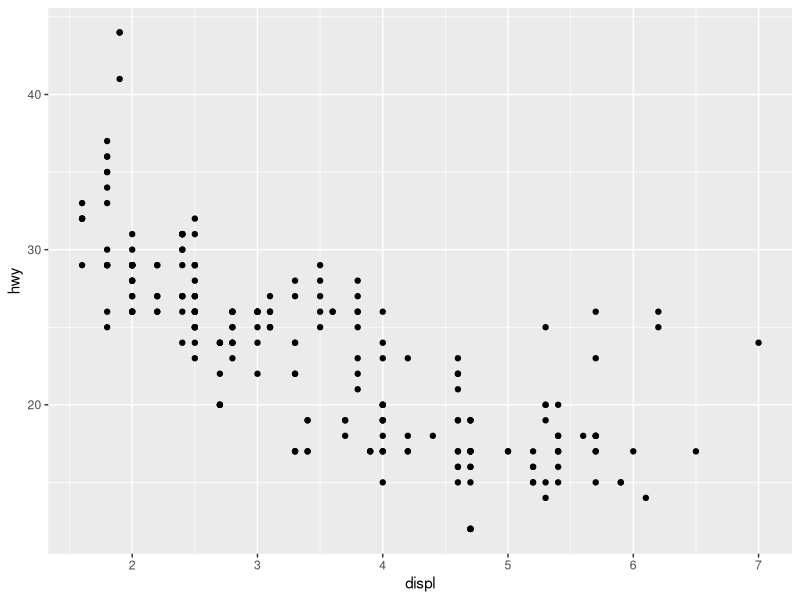
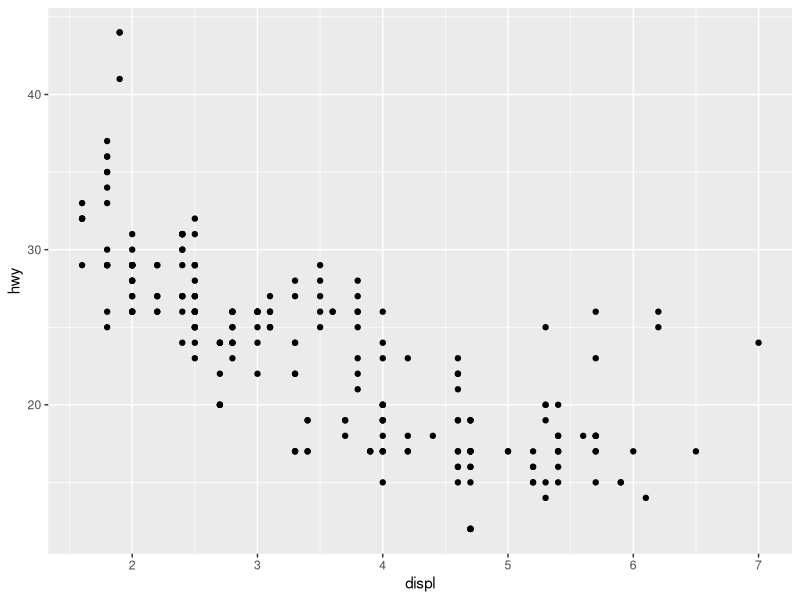
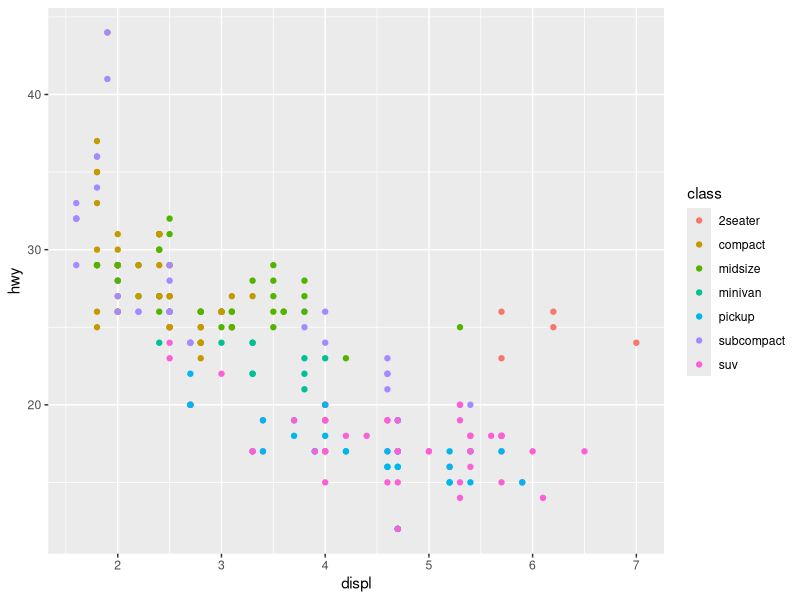
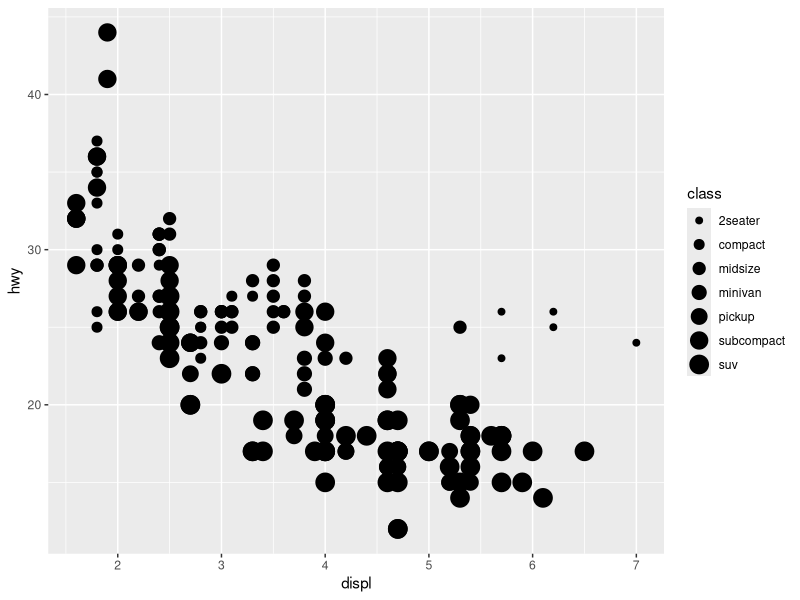
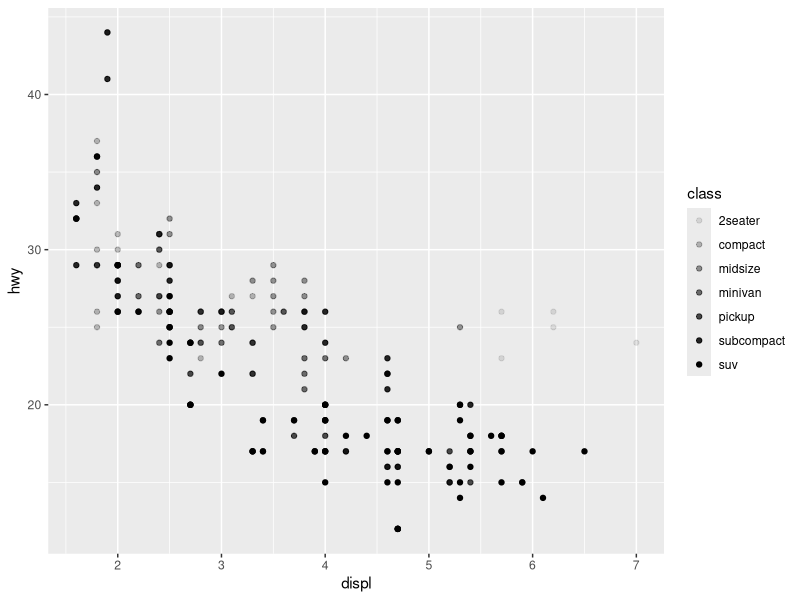
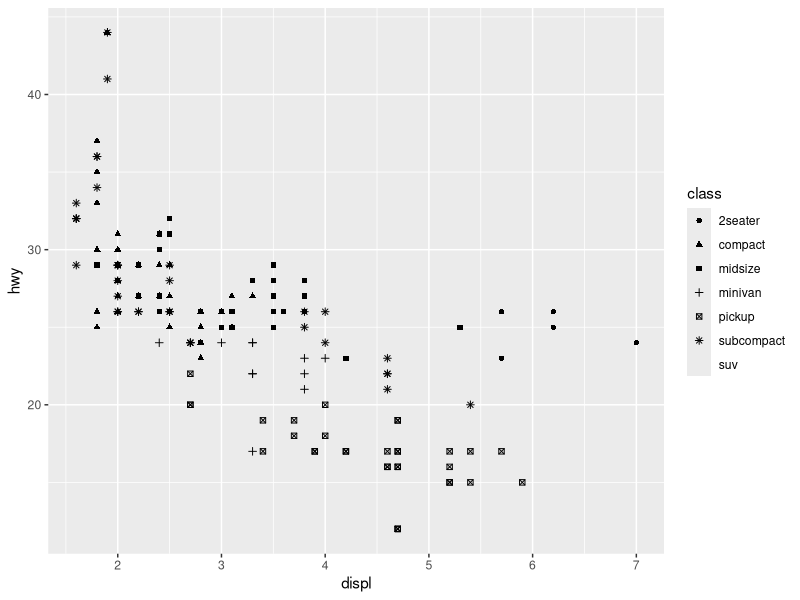
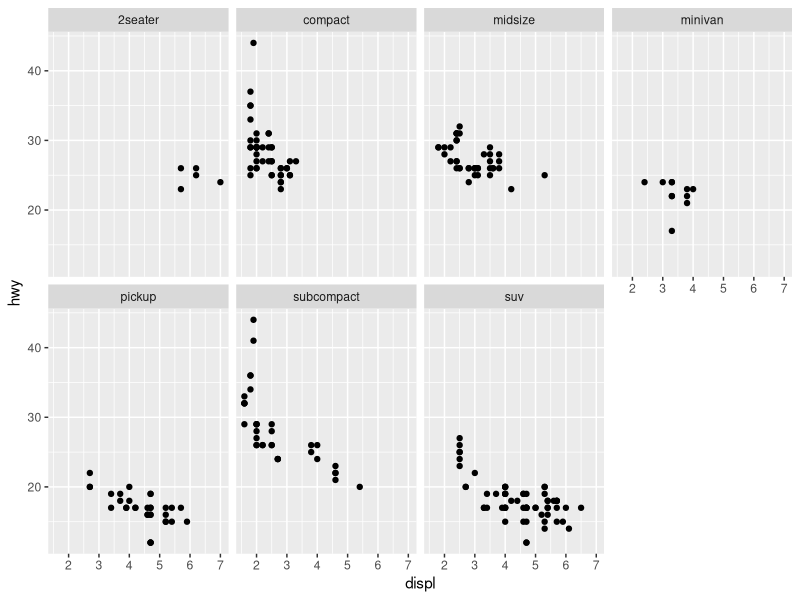
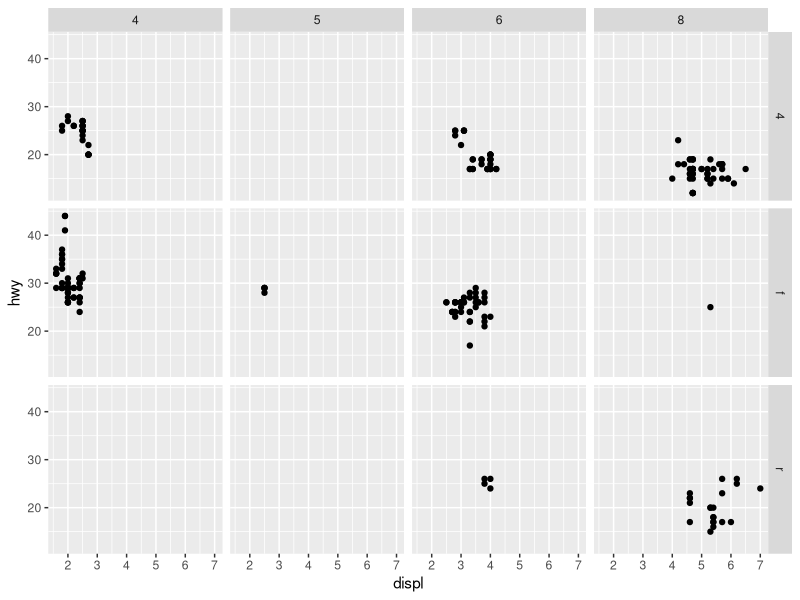

These figures' R source, in order:
## ---- chunk 1
library(tidyverse)
library(ggplot2)
## ---- chunk 2
mpg %>% head()

### 차원 파악
mpg %>% dim()
## ---- chunk 3
ggplot(data = mpg) + 
  geom_point(mapping = aes(x = displ, y = hwy))
## ---- chunk 4
### 더 간단한 코드
ggplot(mpg) + 
  geom_point(aes(displ,hwy))
## ---- chunk 5
### class별 색상 지정
table(mpg$class)

ggplot(data = mpg) + 
  geom_point(mapping = aes(x = displ, y = hwy, color = class)) # col='blue' (통일된 색상)
## ---- chunk 6
### class 별 크기 지정
ggplot(data = mpg) + 
  geom_point(mapping = aes(x = displ, y = hwy, size = class))
## ---- chunk 7
ggplot(data = mpg) + 
  geom_point(mapping = aes(x = displ, y = hwy, alpha = class))
## ---- chunk 8
ggplot(data = mpg) + 
  geom_point(mapping = aes(x = displ, y = hwy, shape = class))
## ---- chunk 9
### class별 2행의 패널
ggplot(data = mpg) + 
  geom_point(mapping = aes(x = displ, y = hwy)) + 
  facet_wrap(~ class, nrow = 2)
## ---- chunk 10
table(mpg$drv)
table(mpg$cyl)

ggplot(mpg) + 
  geom_point(aes(x = displ, y = hwy)) + 
  facet_grid(drv ~ cyl) # facet 하지 않으려면 변수 대신 마침표 사용가능
## ---- chunk 11
### linetype = drv : drv에 따른 라인 구분
ggplot(mpg) + 
  geom_smooth(aes(x = displ, y = hwy,linetype = drv))
## ---- chunk 12
### 점, 컬러 추가
ggplot(mpg,aes(x=displ,
               y=hwy,
               color=drv)) +
  geom_point() +
  geom_smooth(aes(linetype=drv))
## ---- chunk 13
### 그룹화만 했을 경우
ggplot(mpg) +
  geom_smooth(aes(x=displ, y=hwy, group = drv))
## ---- chunk 14
### 선 색상으로 구분 + 범례 미표기
ggplot(mpg) +
  geom_smooth(aes(x=displ, y=hwy, color = drv),
              show.legend = F)
## ---- chunk 15
### 선/색상/점 모두 구분
ggplot(mpg, aes(x=displ, y=hwy)) +
  geom_point(aes(color= class)) +
  geom_smooth(aes(linetype = class))
## ---- chunk 16
### 특정 데이터 필터링
### se=F : 회귀선의 표준오차 미표시
ggplot(mpg, aes(x=displ, y=hwy)) +
  geom_point(aes(color= class)) +
  geom_smooth(data = mpg %>% filter(class == 'subcompact'),se=F) 
## ---- chunk 17
diamonds

### 특정 컬럼 빈도수
diamonds$cut %>% table()
## ---- chunk 18
### 특정 컬럼 빈도수 시각화
ggplot(diamonds) +
  geom_bar(aes(x=cut)) # stat_count와 동일
## ---- chunk 19
### 막대그래프 색상 조정 color= cut
ggplot(diamonds) +
  geom_bar(aes(x=cut, color= cut))
## ---- chunk 20
### 막대그래프 색상 조정 fill= cut
ggplot(diamonds) +
  geom_bar(aes(x=cut, fill= cut))
## ---- chunk 21
### 막대그래프 색상 조정 fill= clarity
### x축에 대해서 색상 조정 가능
ggplot(diamonds) +
  geom_bar(aes(x=cut, fill= clarity))
## ---- chunk 22
### 투명도 + identity: 막대 안겹치게 포지셔닝
ggplot(diamonds, aes(x=cut, fill=clarity)) +
  geom_bar(alpha=1/5, position = "identity")
## ---- chunk 23
### 채움색상 NA(투명) 
ggplot(diamonds, aes(x=cut, color=clarity)) +
  geom_bar(fill=NA, position = "identity")
## ---- chunk 24
### fill : 전체높이에 대한 비율 표현 → 상대적 비교 가능
ggplot(diamonds) +
  geom_bar(aes(x=cut, fill=clarity), position = "fill")
## ---- chunk 25
### dodge : 비교선상의 막대 나란히 배열
ggplot(diamonds) +
  geom_bar(aes(x=cut, fill=clarity), position = "dodge")
## ---- chunk 26
### 그래프
ggplot(data = diamonds %>% filter(cut == 'Ideal')) +
  geom_bar(aes(x=cut, fill=clarity), position = "dodge")

### 다이아몬드 cut이 Ideal인 다이아몬드 중애서 Clarity가 IF인 비율
(diamonds %>% filter(cut == 'Ideal', clarity=="IF") %>% nrow)/(diamonds %>% filter(cut=="Ideal") %>% 
                                                                nrow)
## ---- chunk 27
diamonds %>%
  group_by(cut, clarity) %>%
  summarize(n=n()) %>%
  mutate(total = sum(n), prop = n/total) %>%
  select(-n) %>%
  pivot_wider(names_from = clarity, values_from = prop)
## ---- chunk 28
### jitter : 점 뿌리기
ggplot(mpg) +
  geom_point(aes(x=displ, y=hwy), position = 'jitter')

ggplot(mpg) +
  geom_jitter(aes(x=displ, y= hwy))
## ---- chunk 29
### boxplot
ggplot(mpg) +
  geom_boxplot(aes(x=class, y=hwy))

### 색상 지정 가능
ggplot(mpg) +
  geom_boxplot(aes(x=class,y=hwy, fill = class))
## ---- chunk 30
### coord_flip : x축, y축 변경
ggplot(mpg) +
  geom_boxplot(aes(x=class, y=hwy)) +
  coord_flip()
## ---- chunk 31
#install.packages("maps")
library(maps)

### maps 패키지의 데이터셋 저장/생성
nz <- map_data("nz")
nz %>% head()

### geom_polygon : 지도 형식 시각화
ggplot(nz, aes(x=long, y=lat, group=group)) +
  geom_polygon(fill="white", color="black")
## ---- chunk 32
### coord_quickmap : 가로 세율 비율 보존 (정확한 지도)
ggplot(nz, aes(x=long, y=lat, group=group)) +
  geom_polygon(fill="white", color="black") +
  coord_quickmap()
## ---- chunk 33
bar <- ggplot(diamonds) +
  geom_bar(aes(x=cut, fill=cut),
           show.legend = F,
           width = 1) +
  theme(aspect.ratio = 1) + # 그래프 가로:세로 비율
  labs(x=NULL, y=NULL)

bar
## ---- chunk 34
### coord_polar : 원형 막대 그래프
bar + coord_polar()
## ---- chunk 35
### 차종에 따라서 고속도로에서 연비차이가 날까?

### errorbar로 연비 범위(평균-표준오차, 평균+표준오차) 구하기
mpg %>% 
  group_by(class) %>% 
  summarise(mean_hwy = mean(hwy), sd_hwy = sd(hwy)) %>% 
  ggplot(aes(x=class, y=mean_hwy, fill=class)) +
  geom_bar(stat = "identity") +
  geom_errorbar(aes(ymin = mean_hwy - sd_hwy, ymax = mean_hwy + sd_hwy),
                width = 0.5,
                position = position_dodge(width = 0.9),
                color = "black")
